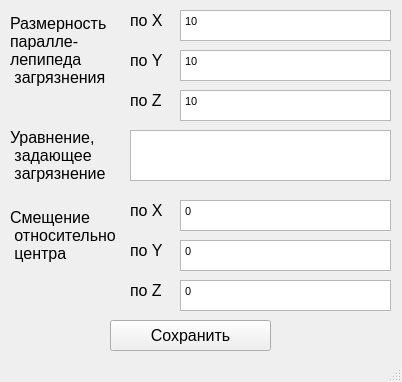
<?xml version="1.0" encoding="UTF-8"?>
<ui version="4.0">
 <class>Set_poll</class>
 <widget class="QMainWindow" name="Set_poll">
  <property name="geometry">
   <rect>
    <x>0</x>
    <y>0</y>
    <width>402</width>
    <height>382</height>
   </rect>
  </property>
  <property name="windowTitle">
   <string>Ввод данных</string>
  </property>
  <property name="windowIcon">
   <iconset>
    <normaloff>science.png</normaloff>science.png</iconset>
  </property>
  <widget class="QWidget" name="centralwidget">
   <widget class="QLabel" name="label_2">
    <property name="geometry">
     <rect>
      <x>10</x>
      <y>10</y>
      <width>131</width>
      <height>81</height>
     </rect>
    </property>
    <property name="font">
     <font>
      <pointsize>12</pointsize>
     </font>
    </property>
    <property name="toolTip">
     <string>Если задано уравнение, то данные будуь игнорироваться</string>
    </property>
    <property name="text">
     <string>Размерность 
паралле-
лепипеда 
 загрязнения</string>
    </property>
   </widget>
   <widget class="QTextEdit" name="set_x">
    <property name="geometry">
     <rect>
      <x>180</x>
      <y>10</y>
      <width>211</width>
      <height>31</height>
     </rect>
    </property>
    <property name="html">
     <string>&lt;!DOCTYPE HTML PUBLIC &quot;-//W3C//DTD HTML 4.0//EN&quot; &quot;http://www.w3.org/TR/REC-html40/strict.dtd&quot;&gt;
&lt;html&gt;&lt;head&gt;&lt;meta name=&quot;qrichtext&quot; content=&quot;1&quot; /&gt;&lt;style type=&quot;text/css&quot;&gt;
p, li { white-space: pre-wrap; }
&lt;/style&gt;&lt;/head&gt;&lt;body style=&quot; font-family:'MS Shell Dlg 2'; font-size:8.25pt; font-weight:400; font-style:normal;&quot;&gt;
&lt;p style=&quot; margin-top:0px; margin-bottom:0px; margin-left:0px; margin-right:0px; -qt-block-indent:0; text-indent:0px;&quot;&gt;10&lt;/p&gt;&lt;/body&gt;&lt;/html&gt;</string>
    </property>
   </widget>
   <widget class="QLabel" name="label_3">
    <property name="geometry">
     <rect>
      <x>130</x>
      <y>50</y>
      <width>41</width>
      <height>21</height>
     </rect>
    </property>
    <property name="font">
     <font>
      <pointsize>12</pointsize>
     </font>
    </property>
    <property name="text">
     <string>по Y</string>
    </property>
   </widget>
   <widget class="QLabel" name="label_4">
    <property name="geometry">
     <rect>
      <x>130</x>
      <y>90</y>
      <width>41</width>
      <height>21</height>
     </rect>
    </property>
    <property name="font">
     <font>
      <pointsize>12</pointsize>
     </font>
    </property>
    <property name="text">
     <string>по Z</string>
    </property>
   </widget>
   <widget class="QLabel" name="label">
    <property name="geometry">
     <rect>
      <x>130</x>
      <y>10</y>
      <width>41</width>
      <height>21</height>
     </rect>
    </property>
    <property name="font">
     <font>
      <pointsize>12</pointsize>
     </font>
    </property>
    <property name="text">
     <string>по X</string>
    </property>
   </widget>
   <widget class="QTextEdit" name="set_y">
    <property name="geometry">
     <rect>
      <x>180</x>
      <y>50</y>
      <width>211</width>
      <height>31</height>
     </rect>
    </property>
    <property name="html">
     <string>&lt;!DOCTYPE HTML PUBLIC &quot;-//W3C//DTD HTML 4.0//EN&quot; &quot;http://www.w3.org/TR/REC-html40/strict.dtd&quot;&gt;
&lt;html&gt;&lt;head&gt;&lt;meta name=&quot;qrichtext&quot; content=&quot;1&quot; /&gt;&lt;style type=&quot;text/css&quot;&gt;
p, li { white-space: pre-wrap; }
&lt;/style&gt;&lt;/head&gt;&lt;body style=&quot; font-family:'MS Shell Dlg 2'; font-size:8.25pt; font-weight:400; font-style:normal;&quot;&gt;
&lt;p style=&quot; margin-top:0px; margin-bottom:0px; margin-left:0px; margin-right:0px; -qt-block-indent:0; text-indent:0px;&quot;&gt;10&lt;/p&gt;&lt;/body&gt;&lt;/html&gt;</string>
    </property>
   </widget>
   <widget class="QTextEdit" name="set_z">
    <property name="geometry">
     <rect>
      <x>180</x>
      <y>90</y>
      <width>211</width>
      <height>31</height>
     </rect>
    </property>
    <property name="html">
     <string>&lt;!DOCTYPE HTML PUBLIC &quot;-//W3C//DTD HTML 4.0//EN&quot; &quot;http://www.w3.org/TR/REC-html40/strict.dtd&quot;&gt;
&lt;html&gt;&lt;head&gt;&lt;meta name=&quot;qrichtext&quot; content=&quot;1&quot; /&gt;&lt;style type=&quot;text/css&quot;&gt;
p, li { white-space: pre-wrap; }
&lt;/style&gt;&lt;/head&gt;&lt;body style=&quot; font-family:'MS Shell Dlg 2'; font-size:8.25pt; font-weight:400; font-style:normal;&quot;&gt;
&lt;p style=&quot; margin-top:0px; margin-bottom:0px; margin-left:0px; margin-right:0px; -qt-block-indent:0; text-indent:0px;&quot;&gt;10&lt;/p&gt;&lt;/body&gt;&lt;/html&gt;</string>
    </property>
   </widget>
   <widget class="QLabel" name="label_5">
    <property name="geometry">
     <rect>
      <x>10</x>
      <y>200</y>
      <width>121</width>
      <height>71</height>
     </rect>
    </property>
    <property name="font">
     <font>
      <pointsize>12</pointsize>
     </font>
    </property>
    <property name="toolTip">
     <string>Смещение загрязнения</string>
    </property>
    <property name="text">
     <string>Смещение 
 относительно 
 центра</string>
    </property>
   </widget>
   <widget class="QTextEdit" name="set_y_2">
    <property name="geometry">
     <rect>
      <x>180</x>
      <y>240</y>
      <width>211</width>
      <height>31</height>
     </rect>
    </property>
    <property name="html">
     <string>&lt;!DOCTYPE HTML PUBLIC &quot;-//W3C//DTD HTML 4.0//EN&quot; &quot;http://www.w3.org/TR/REC-html40/strict.dtd&quot;&gt;
&lt;html&gt;&lt;head&gt;&lt;meta name=&quot;qrichtext&quot; content=&quot;1&quot; /&gt;&lt;style type=&quot;text/css&quot;&gt;
p, li { white-space: pre-wrap; }
&lt;/style&gt;&lt;/head&gt;&lt;body style=&quot; font-family:'MS Shell Dlg 2'; font-size:8.25pt; font-weight:400; font-style:normal;&quot;&gt;
&lt;p style=&quot; margin-top:0px; margin-bottom:0px; margin-left:0px; margin-right:0px; -qt-block-indent:0; text-indent:0px;&quot;&gt;0&lt;/p&gt;&lt;/body&gt;&lt;/html&gt;</string>
    </property>
   </widget>
   <widget class="QLabel" name="label_6">
    <property name="geometry">
     <rect>
      <x>130</x>
      <y>280</y>
      <width>41</width>
      <height>21</height>
     </rect>
    </property>
    <property name="font">
     <font>
      <pointsize>12</pointsize>
     </font>
    </property>
    <property name="text">
     <string>по Z</string>
    </property>
   </widget>
   <widget class="QTextEdit" name="set_x_2">
    <property name="geometry">
     <rect>
      <x>180</x>
      <y>200</y>
      <width>211</width>
      <height>31</height>
     </rect>
    </property>
    <property name="html">
     <string>&lt;!DOCTYPE HTML PUBLIC &quot;-//W3C//DTD HTML 4.0//EN&quot; &quot;http://www.w3.org/TR/REC-html40/strict.dtd&quot;&gt;
&lt;html&gt;&lt;head&gt;&lt;meta name=&quot;qrichtext&quot; content=&quot;1&quot; /&gt;&lt;style type=&quot;text/css&quot;&gt;
p, li { white-space: pre-wrap; }
&lt;/style&gt;&lt;/head&gt;&lt;body style=&quot; font-family:'MS Shell Dlg 2'; font-size:8.25pt; font-weight:400; font-style:normal;&quot;&gt;
&lt;p style=&quot; margin-top:0px; margin-bottom:0px; margin-left:0px; margin-right:0px; -qt-block-indent:0; text-indent:0px;&quot;&gt;0&lt;/p&gt;&lt;/body&gt;&lt;/html&gt;</string>
    </property>
   </widget>
   <widget class="QTextEdit" name="set_z_2">
    <property name="geometry">
     <rect>
      <x>180</x>
      <y>280</y>
      <width>211</width>
      <height>31</height>
     </rect>
    </property>
    <property name="html">
     <string>&lt;!DOCTYPE HTML PUBLIC &quot;-//W3C//DTD HTML 4.0//EN&quot; &quot;http://www.w3.org/TR/REC-html40/strict.dtd&quot;&gt;
&lt;html&gt;&lt;head&gt;&lt;meta name=&quot;qrichtext&quot; content=&quot;1&quot; /&gt;&lt;style type=&quot;text/css&quot;&gt;
p, li { white-space: pre-wrap; }
&lt;/style&gt;&lt;/head&gt;&lt;body style=&quot; font-family:'MS Shell Dlg 2'; font-size:8.25pt; font-weight:400; font-style:normal;&quot;&gt;
&lt;p style=&quot; margin-top:0px; margin-bottom:0px; margin-left:0px; margin-right:0px; -qt-block-indent:0; text-indent:0px;&quot;&gt;0&lt;/p&gt;&lt;/body&gt;&lt;/html&gt;</string>
    </property>
   </widget>
   <widget class="QLabel" name="label_7">
    <property name="geometry">
     <rect>
      <x>130</x>
      <y>240</y>
      <width>41</width>
      <height>21</height>
     </rect>
    </property>
    <property name="font">
     <font>
      <pointsize>12</pointsize>
     </font>
    </property>
    <property name="text">
     <string>по Y</string>
    </property>
   </widget>
   <widget class="QLabel" name="label_8">
    <property name="geometry">
     <rect>
      <x>130</x>
      <y>200</y>
      <width>41</width>
      <height>21</height>
     </rect>
    </property>
    <property name="font">
     <font>
      <pointsize>12</pointsize>
     </font>
    </property>
    <property name="text">
     <string>по X</string>
    </property>
   </widget>
   <widget class="QPushButton" name="save_set">
    <property name="geometry">
     <rect>
      <x>110</x>
      <y>320</y>
      <width>161</width>
      <height>31</height>
     </rect>
    </property>
    <property name="font">
     <font>
      <pointsize>12</pointsize>
     </font>
    </property>
    <property name="text">
     <string>Сохранить</string>
    </property>
   </widget>
   <widget class="QTextEdit" name="set_Formyl">
    <property name="geometry">
     <rect>
      <x>130</x>
      <y>130</y>
      <width>261</width>
      <height>51</height>
     </rect>
    </property>
    <property name="html">
     <string>&lt;!DOCTYPE HTML PUBLIC &quot;-//W3C//DTD HTML 4.0//EN&quot; &quot;http://www.w3.org/TR/REC-html40/strict.dtd&quot;&gt;
&lt;html&gt;&lt;head&gt;&lt;meta name=&quot;qrichtext&quot; content=&quot;1&quot; /&gt;&lt;style type=&quot;text/css&quot;&gt;
p, li { white-space: pre-wrap; }
&lt;/style&gt;&lt;/head&gt;&lt;body style=&quot; font-family:'MS Shell Dlg 2'; font-size:8.25pt; font-weight:400; font-style:normal;&quot;&gt;
&lt;p style=&quot;-qt-paragraph-type:empty; margin-top:0px; margin-bottom:0px; margin-left:0px; margin-right:0px; -qt-block-indent:0; text-indent:0px;&quot;&gt;&lt;br /&gt;&lt;/p&gt;&lt;/body&gt;&lt;/html&gt;</string>
    </property>
   </widget>
   <widget class="QLabel" name="label_9">
    <property name="geometry">
     <rect>
      <x>10</x>
      <y>120</y>
      <width>121</width>
      <height>71</height>
     </rect>
    </property>
    <property name="font">
     <font>
      <pointsize>12</pointsize>
     </font>
    </property>
    <property name="toolTip">
     <string>Пространственное уравнение без знака равенства</string>
    </property>
    <property name="text">
     <string>Уравнение,
 задающее 
 загрязнение</string>
    </property>
   </widget>
  </widget>
  <widget class="QMenuBar" name="menubar">
   <property name="geometry">
    <rect>
     <x>0</x>
     <y>0</y>
     <width>402</width>
     <height>21</height>
    </rect>
   </property>
  </widget>
  <widget class="QStatusBar" name="statusbar"/>
 </widget>
 <resources/>
 <connections/>
</ui>
